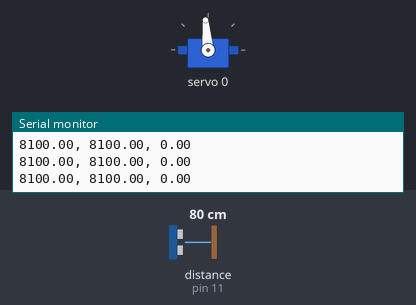
Simulated run of this sketch. Board: Arduino Uno, built with avr-gcc and run on an emulated ATmega328P. On the bench: servo, the last lines printed to the serial monitor. Inputs (shaded band) come from the test bench; at power-on: distance to the obstacle (sensor on pin 11) 80 cm. The echo pulse lasts 58.3 µs per cm.

Above: at 1.2 s.
1.3 s: distance to the obstacle (sensor on pin 11) set to 4 cm
At 1.8 s:
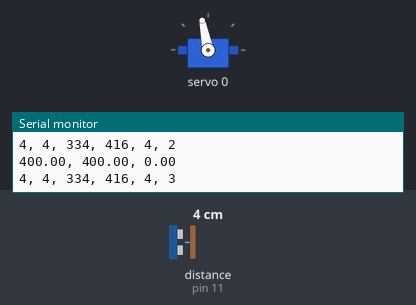
4.2 s: distance to the obstacle (sensor on pin 11) set to 18 cm
At 6.0 s:
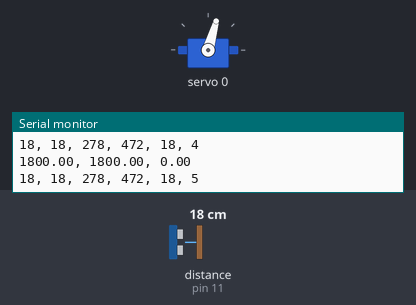
7.2 s: distance to the obstacle (sensor on pin 11) set to 21 cm
9.0 s: distance to the obstacle (sensor on pin 11) set to 23 cm
At 10.7 s:
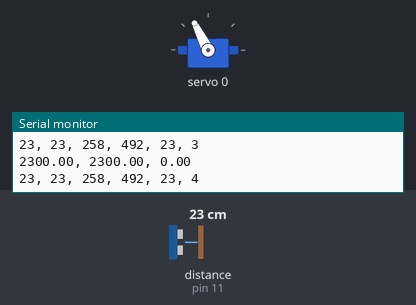
12.0 s: distance to the obstacle (sensor on pin 11) set to 35 cm
15.0 s: distance to the obstacle (sensor on pin 11) set to 120 cm
Timing chart, 0 to 18.0 s (numbered marks = the images above; inputs shaded):
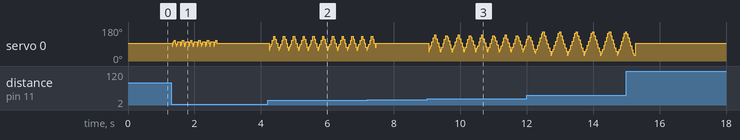

The sketch:

AdaServoRange3.ino
```cpp
#include <NewPing.h>
#define TRIGGER_PIN  12  // Arduino pin tied to trigger pin on the ultrasonic sensor.
#define ECHO_PIN     11  // Arduino pin tied to echo pin on the ultrasonic sensor.
#define MAX_DISTANCE 200 // Maximum distance we want to ping for (in centimeters). Maximum sensor distance is rated at 400-500cm.
NewPing sonar(TRIGGER_PIN, ECHO_PIN, MAX_DISTANCE); // NewPing setup of pins and maximum distance.

#include <Wire.h>
#include <Adafruit_PWMServoDriver.h>

// called this way, it uses the default address 0x40
Adafruit_PWMServoDriver pwm = Adafruit_PWMServoDriver();
// you can also call it with a different address you want
//Adafruit_PWMServoDriver pwm = Adafruit_PWMServoDriver(0x41);

#define SERVOMIN  150 // this is the 'minimum' pulse length count (out of 4096)
#define SERVOCEN  375
#define SERVOMAX  600 // this is the 'maximum' pulse length count (out of 4096)
#define MAX_SAME_COUNT 10
#define SAME_TOLERANCE 20
// our servo # counter
uint8_t servonum = 0;

void setup() {
  Serial.begin(9600);
  //Serial.println("16 channel Servo test!");

  pwm.begin();

  pwm.setPWMFreq(60);  // Analog servos run at ~60 Hz updates
}


// you can use this function if you'd like to set the pulse length in seconds
// e.g. setServoPulse(0, 0.001) is a ~1 millisecond pulse width. its not precise!
void setServoPulse(uint8_t n, double pulse) {
  double pulselength;
  pulselength = 1000000;   // 1,000,000 us per second
  pulselength /= 60;   // 60 Hz
  //Serial.print(pulselength); Serial.println(" us per period");
  pulselength /= 4096;  // 12 bits of resolution
  //Serial.print(pulselength); Serial.println(" us per bit");
  pulse *= 1000;
  pulse /= pulselength;
  //Serial.println(pulse);
  pwm.setPWM(n, 0, pulse);
}

  unsigned int sameCmCount = 0;
  int saveCm = 50;

void loop() {
   unsigned int uS = sonar.ping();
   unsigned int cm = uS / US_ROUNDTRIP_CM;

   float cmFloat = cm;
   float cm100 = cm*100;
   float  saveCm100 = saveCm*100;
   float compareCm = (cm100 - saveCm100) / cmFloat;
   Serial.print(cm100); Serial.print(", ");
   Serial.print(saveCm100); Serial.print(", ");
   Serial.println(compareCm);
   if (abs(compareCm) < SAME_TOLERANCE) {
     sameCmCount++;
   } else {
     sameCmCount = 0;
   }
   if (sameCmCount > MAX_SAME_COUNT) {
    uint16_t pulselen = SERVOCEN;
    pwm.setPWM(servonum, 0, pulselen);
    delay(50);
    return;
   }

  saveCm = cm;

   /*
   if (cm > 0 && cm < 20) {
     pwm.setPWM(servonum, 0, SERVOCEN);
     delay(500);
     return;
   }
   */

#define MAX_MOVE_CM 80
#define MC_FACTOR 2  // should be about 160 / MAX_MOVE_CM

  uint16_t myMin = SERVOMIN;
  uint16_t myMax = SERVOMAX;
  uint16_t myLimit = 50;
  uint16_t myCm = cm;

  if (myCm > MAX_MOVE_CM  || cm == 0) {
    delay(50);
    uint16_t pulselen = SERVOCEN;
    pwm.setPWM(servonum, 0, pulselen);
    Serial.println(cm);
    return;
  }

  if (cm < myLimit) {
    myMin = myMin + 4*myLimit - 4*myCm;
    myMax = myMax - 4*myLimit + 4*myCm;
  }

  Serial.print(cm); Serial.print(", ");
  Serial.print(myCm); Serial.print(", ");
  Serial.print(myMin);  Serial.print(", ");
  Serial.print(myMax);  Serial.print(", ");
  Serial.print(saveCm); Serial.print(", ");
  Serial.print(sameCmCount);
  Serial.println(" ");

  for (uint16_t pulselen = myMin; pulselen < myMax; pulselen++) {
    pwm.setPWM(servonum, 0, pulselen);
  }

  for (uint16_t pulselen = myMax; pulselen > myMin; pulselen--) {
    pwm.setPWM(servonum, 0, pulselen);
  }

}
```

Measured:
- the behaviour switches between 22 and 23 cm on distance to the obstacle (sensor on pin 11) (found by bisection; images 2 and 3)
- after the input at 4.2 s, servo 0: 95° → 57° after 0.05 s, then repeats every 0.29 s: 68° 0.02 s, 79° 0.02 s, 90° 0.04 s, 111° 0.04 s, 132° 0.04 s, 115° 0.04 s, 94° 0.04 s, 74° 0.03 s, 57° 0.02 s
- after the input at 9.0 s, servo 0: 95° → 49° after 0.05 s, then moves between 49° and 138°, repeating every 0.71 s
